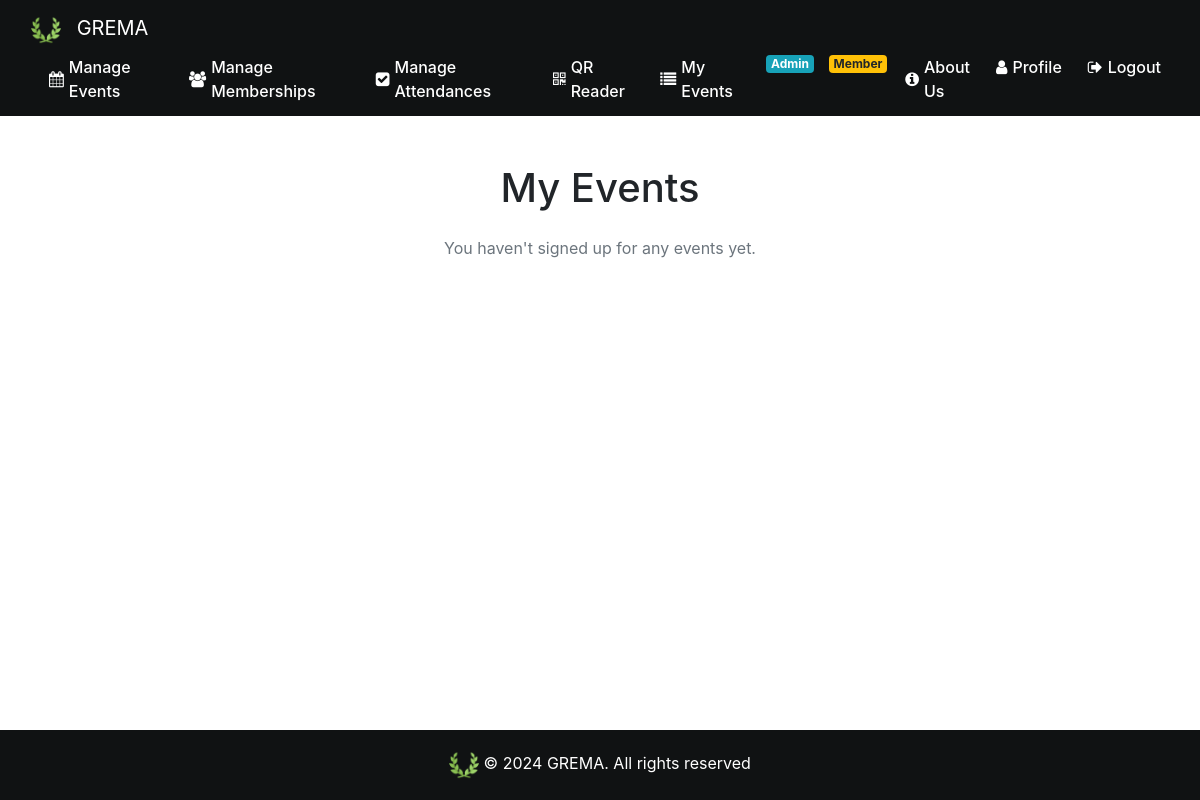
The page /my_events (signed in) on the database as committed earlier.
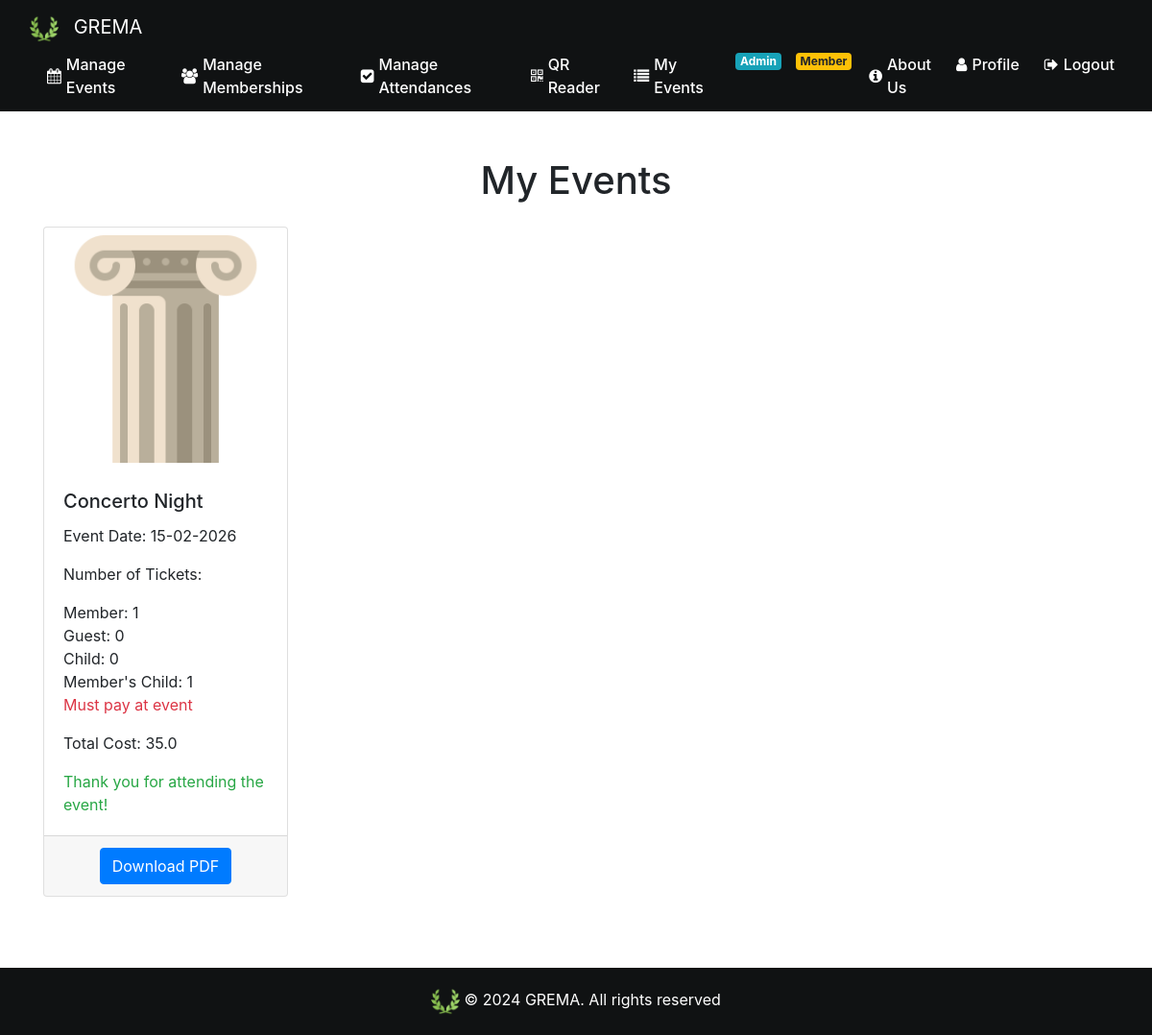
The same page on the database as committed later.
### website/models.py (models this page shows)
class Event(db.Model):
    id = db.Column(db.Integer, primary_key=True)
    name= db.Column(db.String(80))
    date = db.Column(db.DateTime(timezone=True), default=func.current_date())
    max_guest_num = db.Column(db.Integer)
    member_price=db.Column(db.Float)
    member_child_price=db.Column(db.Float)
    guest_price=db.Column(db.Float)
    child_price=db.Column(db.Float)
    is_family_friendly=db.Column(db.Boolean)
    img_url=db.Column(db.String(300))
    description=db.Column(db.String(800))
    admin_id = db.Column(db.Integer, db.ForeignKey('admin.id'))

class Event_Attendance(db.Model):
    id = db.Column(db.Integer, primary_key=True)
    event_id = db.Column(db.Integer, db.ForeignKey('event.id'))
    user_id = db.Column(db.Integer, db.ForeignKey('user.id'))
    date = db.Column(db.DateTime(timezone=True), default=func.current_date())
    number_guest_tickets = db.Column(db.Integer)
    number_child_tickets = db.Column(db.Integer)
    number_member_tickets = db.Column(db.Integer)
    number_memberchild_tickets = db.Column(db.Integer)
    guests_names = db.Column(db.String(300))
    cash_payment_in_event=db.Column(db.Boolean)
    total_price= db.Column(db.Float)

### website/views.py (the view)
@views.route('/my_events', methods=['GET', 'POST'])
@login_required
def my_events():
    user_attendances = Event_Attendance.query.filter_by(user_id=current_user.id).all()
    events = [Event.query.get(attendance.event_id) for attendance in user_attendances]
    now = datetime.now()
    return render_template('my_events.html', user_attendances=user_attendances, events=events, user=current_user,now=now)

### website/views.py (called while the page is built)
@views.context_processor
def inject_membership():
    if current_user.is_authenticated:
        is_member = Fee.query.filter_by(user_fee=current_user.id, payed=True).first() is not None
    else:
        is_member = False
    return dict(is_member=is_member)

### website/templates/my_events.html (shortened to what this page needs)
{% extends "base.html" %}
{% block content %}
<br><br>
<div class="container">
    <h1 class="text-center mb-4">My Events</h1>
    {% if user_attendances|length == 0 %}
    <p class="text-center text-muted mb-4">You haven't signed up for any events yet.</p>
    {% else %}
    <div class="row row-cols-1 row-cols-md-4">
        {% for i in range(user_attendances|length) %}
        <div class="col mb-4">
            <div class="card h-100 div-hover">
                {% if events[i].img_url %}
                <img src="{{ events[i].img_url }}" class="card-img-top" alt="{{ events[i].name }}">
                {% else %}
                <img src="{{ url_for('static', filename='images/gremaLogo.png') }}" class="card-img-top"
                    alt="{{ events[i].name }}">
                {% endif %}
                <div class="card-body">
                    <h5 class="card-title">{{ events[i].name }}</h5>
                    <p class="card-text">Event Date: {{ events[i].date.strftime('%d-%m-%Y') }}</p>
                    <p class="card-text">Number of Tickets:</p>
                    <ul class="list-unstyled">
                        <li>Member: {{ user_attendances[i].number_member_tickets }}</li>
                        <li>Guest: {{ user_attendances[i].number_guest_tickets }}</li>
                        <li>Child: {{ user_attendances[i].number_child_tickets }}</li>
                        <li>Member's Child: {{ user_attendances[i].number_memberchild_tickets }}</li>
                        {%if user_attendances[i].cash_payment_in_event %}
                        <li><span class="text-danger">Must pay at event</span></li>
                        {%else%}
                        <li><span class="text-success">Already paid correctly</span></li>
                        {% endif%}
                    </ul>
                    <p class="card-text">Total Cost: {{ user_attendances[i].total_price }}</p>
                    {% if events[i].date < now %} <p class="card-text text-success mb-0">Thank you for attending the
                        event!</p>
                        {% else %}
                        <p class="card-text text-primary mb-0">See you there!</p>
                        {% endif %}
                </div>
                <div class="card-footer text-center">
                    <form action="{{ url_for('views.download_event_pdf', event_id=events[i].id) }}" method="post">
                        <button type="submit" class="btn btn-primary">Download PDF</button>
                    </form>
                </div>
            </div>
        </div>
        {% endfor %}
    </div>
    {% endif %}
</div>
{% endblock %}

### website/templates/base.html (shortened to what this page needs)
<!DOCTYPE html>
<html lang="en">
<head>
  <link rel="stylesheet" href="/static/base.css">
  <link rel="stylesheet" href="https://stackpath.bootstrapcdn.com/bootstrap/4.4.1/css/bootstrap.min.css"
 />
  <link rel="stylesheet" href="https://stackpath.bootstrapcdn.com/font-awesome/4.7.0/css/font-awesome.min.css"
 />
</head>
<body>
  <nav class="navbar navbar-expand-md navbar-dark navbar-custom">
    <div class="container-wide">
      <a class="navbar-brand" href="/"><img src="{{ url_for('static', filename='images/greek_laurel.png') }}"
          alt="GREMA"> GREMA</a>
      <div class="collapse navbar-collapse" id="navbar">
        <ul class="navbar-nav">
          {% if user.is_authenticated %}
          {% if user.is_admin %}
          <li class="nav-item">
            <a class="nav-link" href="/"><i class="fa fa-calendar" aria-hidden="true"></i> Manage Events</a>
          </li>
          <li class="nav-item">
            <a class="nav-link" href="/manage_memberships"><i class="fa fa-users" aria-hidden="true"></i> Manage
              Memberships</a>
          </li>
          <li class="nav-item">
            <a class="nav-link" href="/manage_event_attendances"><i class="fa fa-check-square" aria-hidden="true"></i>
              Manage Attendances</a>
          </li>
          <li class="nav-item">
            <a class="nav-link" href="/qr_reader"><i class="fa fa-qrcode" aria-hidden="true"></i> QR Reader</a>
          </li>
          {% else %}
          <li class="nav-item">
            <a class="nav-link" href="/"><i class="fa fa-calendar" aria-hidden="true"></i> Incoming Events</a>
          </li>
          {% endif %}
          <li class="nav-item">
            <a class="nav-link" href="/my_events"><i class="fa fa-list" aria-hidden="true"></i> My Events</a>
          </li>
          {% endif %}
        </ul>
        {% if user.is_authenticated %}
        <ul class="navbar-nav ml-auto">
          {% if user.is_admin %}
          <li class="nav-item">
            <span class="badge badge-info">Admin</span>
          </li>
          {% endif %}
          {% if not is_member %}
          <li class="nav-item">
            <a class="btn btn-warning nav-link rounded-pill font-weight-bold" id="becomeMember" href="/become_member"><i
                class="fa fa-star" aria-hidden="true"></i> Become Member!</a>
          </li>
          {% else %}
          <li class="nav-item">
            <span class="badge badge-warning">Member</span>
          </li>
          {% endif %}
          <li class="nav-item">
            <a class="nav-link" href="/about_us"><i class="fa fa-info-circle" aria-hidden="true"></i> About Us</a>
          </li>
          <li class="nav-item">
            <a class="nav-link" href="/profile"><i class="fa fa-user" aria-hidden="true"></i> Profile</a>
          </li>
          <li class="nav-item">
            <a class="nav-link" href="/logout"><i class="fa fa-sign-out" aria-hidden="true"></i> Logout</a>
          </li>
        </ul>
        {% endif %}
      </div>
    </div>
  </nav>
  <div class="w-100">{% block content %}{% endblock %}</div>
  <br><br><br><br><br>
  <footer class="footer mt-auto py-3">
    <div class="container text-center">
      <img src="/static/images/greek_laurel.png" alt="Laurel" style="max-height: 30px;" />
      <span>&copy; 2024 GREMA. All rights reserved
    </div>
  </footer>
</body>
</html>

### website/static/base.css (style rules this page uses)
html { position: relative; min-height: 100%; }
body { margin-bottom: 100px; margin: 0; padding: 0; }
.footer { position: absolute; bottom: 0; width: 100%; height: 70px; background-color: #141618; display: flex; align-items: center; justify-content: space-between; padding: 0 30px; box-sizing: border-box; }
.footer img { max-height: 35px; max-width: 100%; vertical-align: middle; align-items: center; }
.navbar-custom { background-color: #101213; padding: 10px 0; }
.navbar-brand { display: flex; align-items: center; }
.navbar-brand img { max-height: 30px; margin-right: 10px; }
.navbar-nav .nav-item { margin-left: 10px; }
.navbar-nav .nav-link { color: #ffffff !important; font-weight: 500; display: flex; align-items: center; padding: 5px 10px; }
.navbar-nav .nav-link .fa { margin-right: 5px; }
.navbar-collapse { justify-content: space-between; }
.navbar-nav.ml-auto { margin-left: auto !important; }
.container-wide { max-width: 1340px; width: 100%; padding-left: 15px; padding-right: 15px; margin-left: auto; margin-right: auto; }
.badge { margin-left: 5px; padding: 5px 10px; font-size: 90%; }
.footer { background-color: #101213; color: white; padding: 20px 0; }
.footer img { max-height: 30px; }

Rows that differ between the two databases and show on the page:
now on this page (row edited): Event: img_url (picture), name "Concerto Night", date "15-02-2026"
added Event_Attendance: number_member_tickets "1", number_guest_tickets "0", number_child_tickets "0", number_memberchild_tickets "1", total_price "35.0"
Other text that changed with them:
new list line: "Event Date: Number of Tickets: Member: Guest: Child: Member's Child: Must pay at event Total Cost: Thank you for attending the event! Download PDF"
text no longer shown: "You haven't signed up for any events yet."
